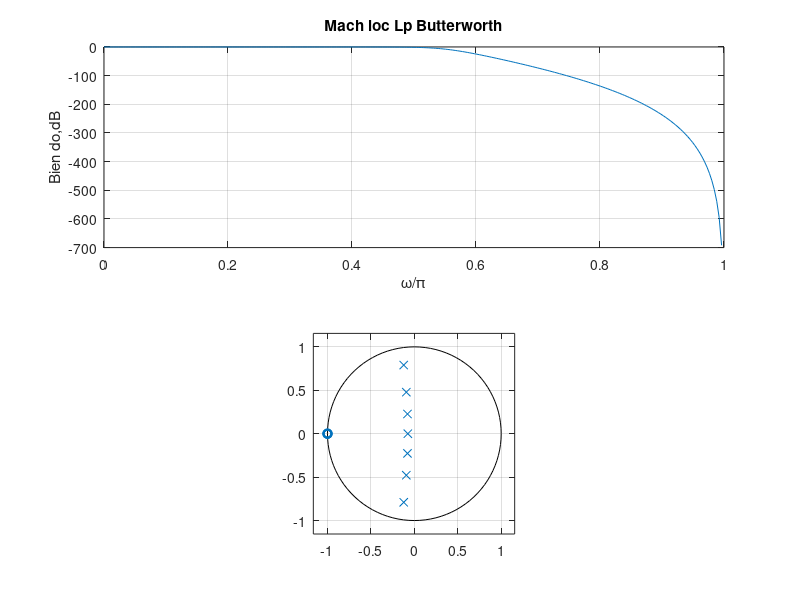

This chart was generated by the following MATLAB code:
Rp = 0.5;
Rs = 40;
Wp = 2*1000/4000;
Ws = 2*1500/4000;
[N,Wn] = buttord(Wp,Ws,Rp,Rs);
[b,a] = butter(N,Wn);
[h,omega] = freqz(b,a,256);
y = 20*log(abs(h));
subplot(2,1,1);
plot(omega/pi,y); grid on;
xlabel('\omega/\pi');
ylabel('Bien do,dB');
title('Mach loc Lp Butterworth');
subplot(212);
zplane(b,a);
[z,p,k] = butter(N,Wn);